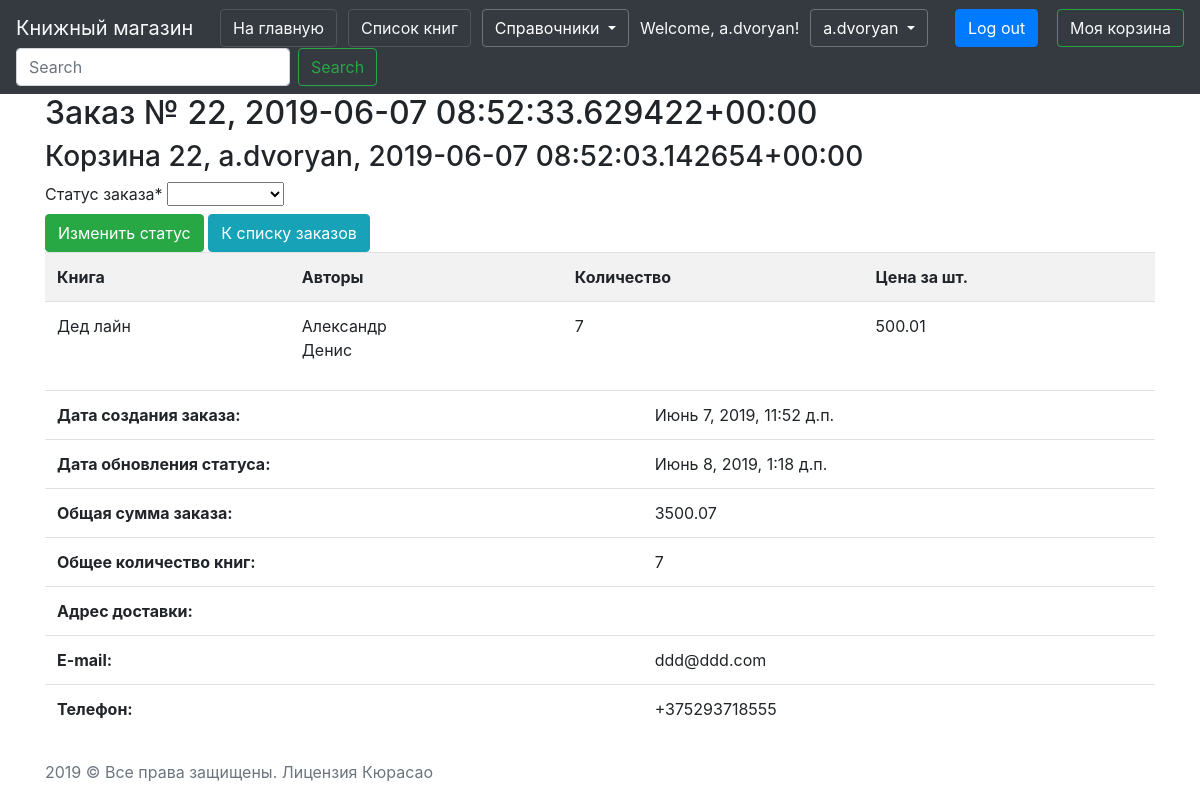
The page /order/order-update/18 (signed in) on the database its author committed.
### order/models.py (models this page shows)
class Order(models.Model):
    cart = models.ForeignKey(
        Cart,
        related_name= "order_cart",
        on_delete=models.PROTECT)
    status = models.ForeignKey(
        OrderStatus,
        verbose_name="Статус заказа",
        on_delete=models.PROTECT)
    delivery_address = models.TextField(
        "Адрес доставки",
        null=True,
        blank=True)
    email = models.EmailField(
        verbose_name="Электронная почта",
        null=True,
        blank=True,
        help_text="name@email.com")
    phone = models.CharField(
        verbose_name="Контактный телефон",
        help_text="+375(29)3-718-718",
        max_length=17)
    created_day = models.DateTimeField(
        "Дата внесения в корзину",
        auto_now=False,
        auto_now_add=True)
    updated_date = models.DateTimeField(
        "Дата последнего изменения",
        auto_now=True,
        auto_now_add=False)
    canceled = models.BooleanField(
        "Отменен",
        default = False)
    def __str__(self):
        return "Заказ № {}, {}".format(self.cart.pk, self.created_day)
    class Meta:
        verbose_name = 'Заказ'
        verbose_name_plural = 'Заказы'

### cart/models.py (models this page shows, shortened)
class Cart(models.Model):
    user = models.ForeignKey(
        User,
        blank=True,
        null=True,
        on_delete=models.PROTECT)
    created_day = models.DateTimeField(
        "Дата внесения в корзиину",
        auto_now=False,
        auto_now_add=True)
    updated_date = models.DateTimeField(
        "Дата последнего корзину",
        auto_now=True,
        auto_now_add=False)
    def __str__(self):
        return "Корзина {}, {}, {}".format(self.pk, self.user, self.created_day)
    @property
    def books_in_cart_count(self):
        total = 0
        for product in self.user_cart.all():
            total += product.quantity
        return total
    @property
    def total_cart_price(self):
        total = 0
        for product in self.user_cart.all():
            total += product.price_total
        return total
    class Meta:
        verbose_name = 'Корзина'
        verbose_name_plural = 'Корзины'

class BookInCart(models.Model):
    cart = models.ForeignKey(
        Cart,
        on_delete=models.CASCADE,
        verbose_name='Корзина',
        related_name='user_cart')
    book = models.ForeignKey(
        Book,
        on_delete=models.CASCADE,
        verbose_name='Товар',
        related_name='book_in_cart')
    quantity = models.IntegerField(
        "Количество")
    @property
    def price_total(self):
        return self.book.price * self.quantity
    class Meta:
        verbose_name = 'Товар'
        verbose_name_plural = 'Товары'
        unique_together = [['cart', 'book']] # Чтобы не повторялись. Уникальные сочетания

### books/models.py (models this page shows, shortened)
class Book(models.Model):
    name = models.CharField(
        "Название",
        null=False,
        blank=False,
        max_length=200)
    image = models.ImageField(
        "Обложка",
        upload_to='media/img/',
        null=True,
        blank=True)
    author = models.ManyToManyField(
        "data.Author",
        related_name="books",
        verbose_name="Автор")
    price = models.DecimalField(
        "Цена",
        max_digits=5,
        decimal_places=2)
    serie = models.ForeignKey(
        "data.Series",
        related_name="books",
        verbose_name="Серия",
        null=True,
        blank=True,
        on_delete=models.CASCADE)
    genre = models.ManyToManyField(
        "data.Genre",
        related_name="books",
        blank=True,
        verbose_name="Жанр")
    year = models.PositiveSmallIntegerField(
        "Год издания",
        null=True,
        blank=True)
    page = models.PositiveSmallIntegerField(
        "Количество страниц",
        null=True,
        blank=True)
    bind = models.ForeignKey(
        "data.Binding",
        verbose_name="Переплет",
        null=True,
        blank=True,
        on_delete=models.CASCADE)
    book_format = models.ForeignKey(
        "data.BookFormat",
        verbose_name="Формат",
        null=True,
        blank=True,
        on_delete=models.CASCADE)
    isbn = models.CharField(
        "ISBN",
        default="0",
        unique=True,
        max_length=20)
    weight = models.PositiveSmallIntegerField(
        "Вес, гр",
        null=True,
        blank=True, )
    age_limit = models.PositiveSmallIntegerField(
        "Возрастные ограничения",
        null=True,
        blank=True,)
    publish = models.ForeignKey(
        "data.Publish",
        verbose_name="Издательство",
        null=True,
        blank=True,
        on_delete=models.CASCADE)
    book_amount = models.PositiveIntegerField(
        "Кол-во книг в наличии",
        default=0)
    available = models.BooleanField(
        "Доступна для заказа",
        default=True)
    rate = models.FloatField(
        "Рейтинг",
        default=0)
    created_day = models.DateTimeField(
        "Дата внесения в каталог",
        auto_now=False,
        auto_now_add=True)
    updated_date = models.DateTimeField(
        "Дата последнего изменения",
        auto_now=True,
        auto_now_add=False)
    class Meta:
        verbose_name = 'Книга'
        verbose_name_plural = 'Книги'
        permissions = [('edit', 'for Managers'),]

### data/models.py (models this page shows)
class Author(models.Model):
    first_name = models.CharField("Имя", null=False, blank=False, max_length=30)
    last_name = models.CharField("Фамилия", null=False, blank=False, max_length=30)
    country = models.CharField("Страна", null=False, blank=False, max_length=20)
    def __str__(self): # печать
        return self.first_name
    class Meta:
        verbose_name = 'Автор'
        verbose_name_plural = 'Авторы'

### order/views.py (the view, shortened to what this page needs)
# urls.py: path('order-update/<int:pk>', OrderUpdate.as_view(), name='order-update'),
class OrderUpdate(PermissionRequiredMixin, UpdateView):
    model = Order
    template_name = 'order/order-update.html'
    fields = ['status']
    permission_required = 'books.edit_order'

### data/models.py (called while the page is built)
    def __str__(self):
        return self.status_type

### order/templates/order/order-update.html (shortened to what this page needs)
{% extends "base.html" %}
{% block content %}
{% load crispy_forms_tags %}
<div class="container">
    <h2>{{ object }}</h2>
    <h3>{{ object.cart }}</h3>
    <form method="post">
            {{ form|crispy }}
            <input type="submit" value="Изменить статус" class="btn btn-success">
            <input type="button" value="К списку заказов" onclick="history.back();" class="btn btn-info">
    </form>
    <table class="table table-striped">
        <tr>
            <th>Книга</th>
            <th>Авторы</th>
            <th>Количество</th>
            <th>Цена за шт.</th>
        </tr>
        {% for product in object.cart.user_cart.all %}
            <tr>
                <td>
                    {{ product.book.name }}
                </td>
                <td>
                    {% for author in product.book.author.all %}
                        {{ author }}<br>
                    {% endfor %}
                </td>
                <td>
                    {{ product.quantity }}
                </td>
                <td>
                    {{ product.book.price }}
                </td>
            </tr>
        {% endfor %}
    </table>
    <table class="table">
        <tr>
            <th>Дата создания заказа:</th>
            <td>{{ object.created_day }}</td>
        </tr>
        <tr>
            <th>Дата обновления статуса:</th>
            <td>{{ object.updated_date }}</td>
        </tr>
        <tr>
            <th>Общая сумма заказа:</th>
            <td>{{ object.cart.total_cart_price }}</td>
        </tr>
        <tr>
            <th>Общее количество книг:</th>
            <td>{{ object.cart.books_in_cart_count }}</td>
        </tr>
        <tr>
            <th>Адрес доставки:</th>
            <td>
            </td>
        </tr>
        <tr>
            <th>E-mail:</th>
            <td>{{ object.email }}</td>
        </tr>
        <tr>
            <th>Телефон:</th>
            <td>{{ object.phone }}</td>
        </tr>
    </table>
</div>
{% endblock %}

### templates/base.html (shortened to what this page needs)
<!DOCTYPE html>
<html lang="en">
        {% load static %}
        {% load crispy_forms_tags %}
<head>
    <link rel="stylesheet" href="https://stackpath.bootstrapcdn.com/bootstrap/4.3.1/css/bootstrap.min.css">
</head>
<body>
<nav class="navbar navbar-light bg-dark text-light">
    <a class="navbar-brand">Книжный магазин</a>
    <a href="{% url 'home-list-view' %}" class="btn btn-secondary active bg-dark text-light" role="button" aria-pressed="true">На главную</a>
    <a href="{% url 'book-list-view' %}" class="btn btn-secondary active bg-dark text-light" role="button" aria-pressed="true">Список книг</a>
  {% if perms.books.edit %}
    <div class="dropdown">
            <button class="btn btn-secondary dropdown-toggle bg-dark" type="button" id="dropdownMenuButton" data-toggle="dropdown" aria-haspopup="true" aria-expanded="false">
              Справочники
            </button>
    </div>
  {% endif %}
    {% if user.is_authenticated %}
    Welcome, {{ user }}!
    <div class="dropdown mr-sm-2">
      <a class="btn btn-secondary dropdown-toggle bg-dark" href="#" role="button" id="dropdownMenuLink" data-toggle="dropdown" aria-haspopup="true" aria-expanded="false">
      {{ user }}
      </a>
  </div>
    <a href="{% url 'log-out' %}{% if logout_redirect %}?next={{ logout_redirect }}{% endif %}" class="btn btn-primary ml-sm-2 mr-sm-2">Log out</a>
    {% endif %}
    <a href="{% url 'view-cart' %}" class="btn btn-outline-success text-light">Моя корзина {{ quantity }}</a>
    <form class="form-inline mt-2 mt-md-0">
        <input class="form-control mr-sm-2" type="search" name="search" placeholder="Search" aria-label="Search">
        <button class="btn btn-outline-success my-2 my-sm-0" type="submit">Search</button>
    </form>
</nav>
        {% block content %}{% endblock %}
<footer class="footer mt-auto py-3 fixed-bottom">
    <div class="container">
    <span class="text-muted"> 2019 &copy; Все права защищены. Лицензия Кюрасао</span>
    </div>
</footer>
</body>
</html>

### rows shown on the page
Order: cart+created_day "Заказ № 22, 2019-06-07 08:52:33.629422+00:00", cart "Корзина 22, a.dvoryan, 2019-06-07 08:52:03.142654+00:00", created_day "Июнь 7, 2019, 11:52 д.п.", updated_date "Июнь 8, 2019, 1:18 д.п.", cart.total_cart_price "3500.07", cart.books_in_cart_count "7", email "ddd@ddd.com", phone "+375293718555"
BookInCart: book.name "Дед лайн", quantity "7", book.price "500.01"
Author: first_name "Александр"
Author: first_name "Денис"

### other values the page prints
{{ user }} "a.dvoryan"
